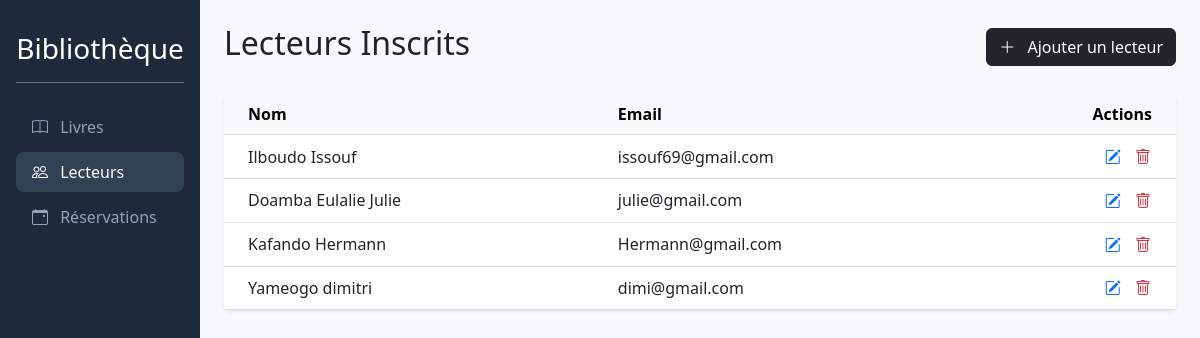
The page /readers/ on the database as committed earlier.
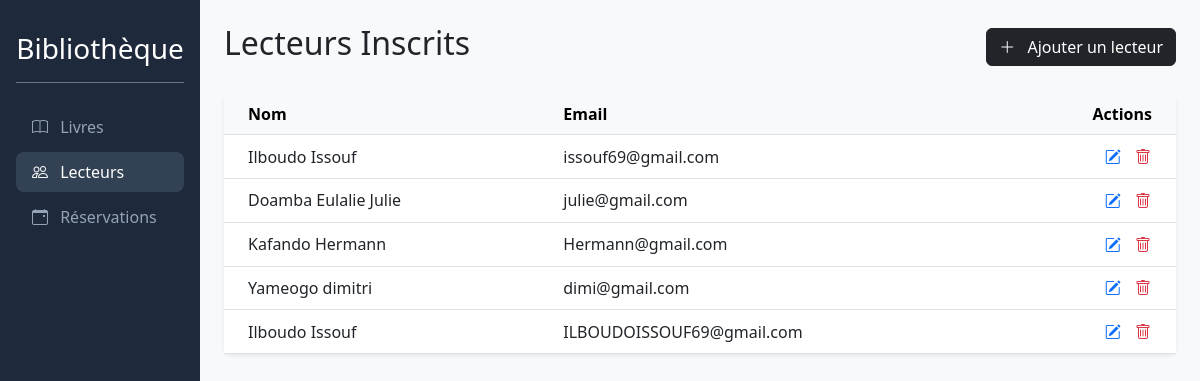
The same page on the database as committed later.
### library/models.py (models this page shows, shortened)
class Reader(models.Model):
    name = models.CharField(max_length=100)
    email = models.EmailField(unique=True)

### library/views.py (the view)
# urls.py: path('readers/', views.reader_list, name='reader_list'),
def reader_list(request):
    if request.method == "POST":
        name = request.POST.get('name')
        email = request.POST.get('email')
        if name and email:
            Reader.objects.create(name=name, email=email)
            return redirect('reader_list') # Recharge la page pour voir le nouveau lecteur
    readers = Reader.objects.all()
    return render(request, 'library/reader_list.html', {'readers': readers})

### library/templates/library/reader_list.html (shortened to what this page needs)
{% extends 'library/base.html' %}
{% block content %}
<div class="d-flex justify-content-between align-items-center mb-4">
    <h2>Lecteurs Inscrits</h2>
    <button class="btn btn-dark" type="button" data-bs-toggle="collapse" data-bs-target="#collapseFormReader" aria-expanded="false" aria-controls="collapseFormReader">
        <i class="bi bi-plus-lg me-2"></i> Ajouter un lecteur
    </button>
</div>
<div class="card shadow-sm border-0">
    <table class="table table-hover align-middle mb-0">
        <thead class="table-light">
            <tr>
                <th class="ps-4">Nom</th>
                <th>Email</th>
                <th class="text-end pe-4">Actions</th>
            </tr>
        </thead>
        <tbody>
            {% for reader in readers %}
            <tr>
                <td class="ps-4">{{ reader.name }}</td>
                <td>{{ reader.email }}</td>
                <td class="text-end pe-4">
                <button type="button" class="btn btn-link text-primary p-0 me-2"
                    onclick="showEditForm('{{ reader.pk }}', '{{ reader.name|escapejs }}', '{{ reader.email|escapejs }}')">
                    <i class="bi bi-pencil-square"></i>
                </button>
                    <a href="{% url 'delete_reader' reader.pk %}" class="btn btn-link text-danger p-0"
                       onclick="return confirm('Voulez-vous vraiment supprimer ce lecteur ?');">
                        <i class="bi bi-trash"></i>
                    </a>
                </td>
            </tr>
            {% empty %}
            <tr>
                <td colspan="3" class="text-center py-4 text-muted">Aucun lecteur inscrit.</td>
            </tr>
            {% endfor %}
        </tbody>
    </table>
</div>
{% endblock %}

Rows that differ between the two databases and show on the page:
added Reader: name "Ilboudo Issouf", email "ILBOUDOISSOUF69@gmail.com"
